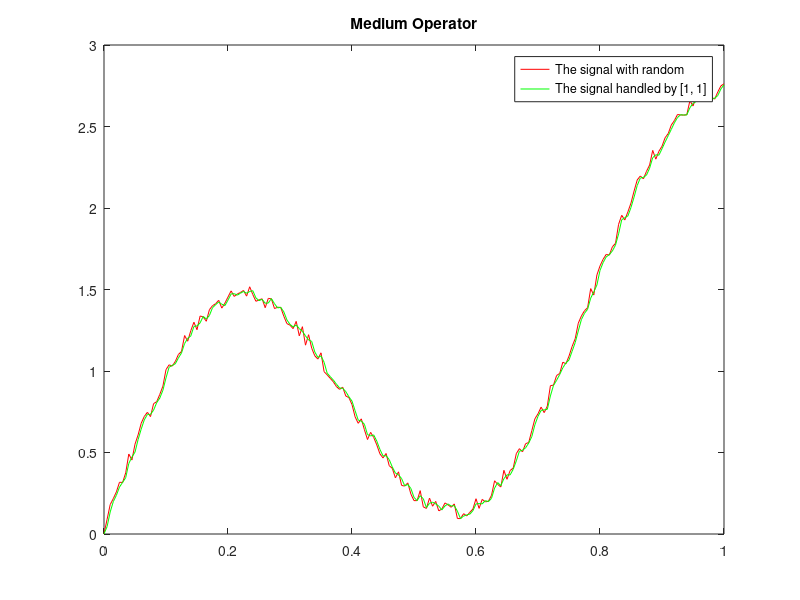

Reproduce this figure in MATLAB.
h1 = [1, 1];
% h2 = [1, -1];
% f = @(x)(sin(10*x));
n = 201;
x = 0:1/(n-1):1;
f = sin(8*x) + rand(1, n) * 0.1 + 2 * sin(x);

figure(1);
title('homework1');
plot(x, f, 'r-');
hold on;

% y1 = convolution(f, h1);
y1 = conv(f, h1);
y1 = y1(1:length(y1) - 1) / 2;
plot(x, y1, 'g-');
hold on;

% % y2 = convolution(f, h2);
% y2 = conv(f, h2);
% y2 = y2(2:length(y2));
% plot(x, y2, 'b-');
% hold on;
title('Medium Operator');
legend('The signal with random', 'The signal handled by [1, 1]', 'Location', 'Best');
